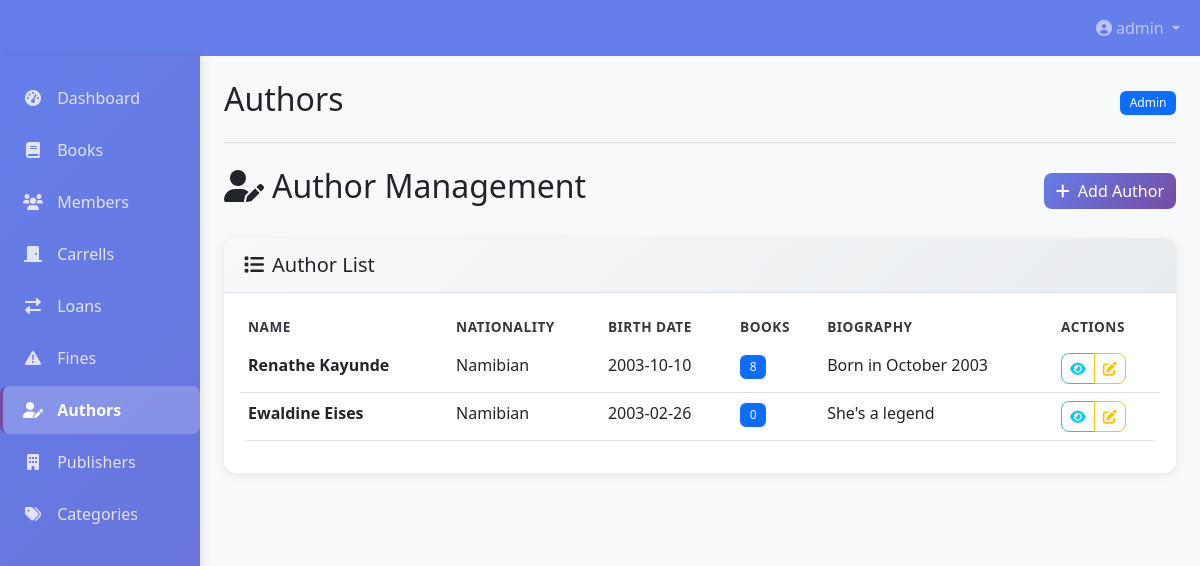
/authors (signed in), run on the app's committed database.
### app.py (models this page shows, shortened)
class User(db.Model, UserMixin):
    id = db.Column(db.Integer, primary_key=True)
    username = db.Column(db.String(50), unique=True, nullable=False)
    password_hash = db.Column(db.String(128), nullable=False)
    role = db.Column(db.String(20), nullable=False, default='member')  # member, librarian, admin
    created_at = db.Column(db.DateTime, default=datetime.utcnow)

class Author(db.Model):
    id = db.Column(db.Integer, primary_key=True)
    name = db.Column(db.String(200), nullable=False)
    biography = db.Column(db.Text)
    birth_date = db.Column(db.Date)
    nationality = db.Column(db.String(100))
    created_at = db.Column(db.DateTime, default=datetime.utcnow)
    books = db.relationship('Book', backref='author', lazy=True)

### app.py (the view)
@app.route('/authors')
@login_required
def authors():
    if current_user.role not in ['admin', 'librarian']:
        flash('Access denied', 'error')
        return redirect(url_for('dashboard'))
    authors = Author.query.all()
    form = AuthorForm()
    current_date = date.today().isoformat()  # Add this line
    return render_template('authors.html', title='Authors', authors=authors, form=form, current_date=current_date)

### app.py (called while the page is built)
@app.context_processor
def inject_now():
    return {'now': datetime.utcnow()}

@login_manager.user_loader
def load_user(user_id):
    return User.query.get(int(user_id))

### templates/authors.html (shortened to what this page needs)
{% extends "base.html" %}
{% block content %}
<div class="d-flex justify-content-between align-items-center mb-4">
    <h2><i class="fas fa-user-edit me-2"></i>Author Management</h2>
    {% if current_user.role in ['admin', 'librarian'] %}
    <button class="btn btn-primary" data-bs-toggle="modal" data-bs-target="#addAuthorModal">
        <i class="fas fa-plus me-2"></i>Add Author
    </button>
    {% endif %}
</div>
<div class="card">
    <div class="card-header">
        <h5 class="mb-0"><i class="fas fa-list me-2"></i>Author List</h5>
    </div>
    <div class="card-body">
        {% if authors %}
        <div class="table-responsive">
            <table class="table table-hover">
                <thead>
                    <tr>
                        <th>Name</th>
                        <th>Nationality</th>
                        <th>Birth Date</th>
                        <th>Books</th>
                        <th>Biography</th>
                        <th>Actions</th>
                    </tr>
                </thead>
                <tbody>
                    {% for author in authors %}
                    <tr>
                        <td>
                            <div class="fw-bold">{{ author.name }}</div>
                        </td>
                        <td>{{ author.nationality or 'N/A' }}</td>
                        <td>{{ author.birth_date.strftime('%Y-%m-%d') if author.birth_date else 'N/A' }}</td>
                        <td>
                            <span class="badge bg-primary">{{ author.books|length }}</span>
                        </td>
                        <td>
                            {% if author.biography %}
                            <span class="d-inline-block text-truncate" style="max-width: 200px;">
                                {{ author.biography }}
                            </span>
                            {% else %}
                            <span class="text-muted">No biography</span>
                            {% endif %}
                        </td>
                        <td>
                            <div class="btn-group">
                                <button class="btn btn-sm btn-outline-info view-author-btn"
                                        data-author-id="{{ author.id }}"
                                        data-author-name="{{ author.name }}"
                                        data-author-nationality="{{ author.nationality or 'N/A' }}"
                                        data-author-birth-date="{{ author.birth_date.strftime('%Y-%m-%d') if author.birth_date else 'N/A' }}"
                                        data-author-biography="{{ author.biography or 'No biography available' }}"
                                        data-author-books-count="{{ author.books|length }}"
                                        title="View Details">
                                    <i class="fas fa-eye"></i>
                                </button>
                                {% if current_user.role in ['admin', 'librarian'] %}
                                <button class="btn btn-sm btn-outline-warning edit-author-btn"
                                        data-author-id="{{ author.id }}"
                                        data-author-name="{{ author.name }}"
                                        data-author-nationality="{{ author.nationality or '' }}"
                                        data-author-birth-date="{{ author.birth_date.strftime('%Y-%m-%d') if author.birth_date else '' }}"
                                        data-author-biography="{{ author.biography or '' }}"
                                        title="Edit Author">
                                    <i class="fas fa-edit"></i>
                                </button>
                                {% endif %}
                            </div>
                        </td>
                    </tr>
                    {% endfor %}
                </tbody>
            </table>
        </div>
        {% endif %}
    </div>
</div>
{% endblock %}

### templates/base.html (shortened to what this page needs)
<!DOCTYPE html>
<html lang="en">
<head>
    <link href="https://cdn.jsdelivr.net/npm/bootstrap@5.3.0-alpha1/dist/css/bootstrap.min.css" rel="stylesheet">
    <link href="https://cdnjs.cloudflare.com/ajax/libs/font-awesome/6.0.0/css/all.min.css" rel="stylesheet">
    <link rel="stylesheet" href="{{ url_for('static', filename='style.css') }}">
</head>
<body class="{% block body_class %}{% endblock %}">
    <nav class="navbar navbar-expand-lg navbar-dark" style="background-color: var(--primary-color);">
    <div class="container-fluid">
        <a class="navbar-brand" href="{{ url_for('dashboard') }}">
            <i class="fas fa-book me-2"></i>Library System
        </a>
        <div class="collapse navbar-collapse" id="navbarNav">
            <ul class="navbar-nav ms-auto">
                {% if current_user.is_authenticated %}
                    <li class="nav-item dropdown">
                        <a class="nav-link dropdown-toggle" href="#" id="navbarDropdown" role="button" data-bs-toggle="dropdown">
                            <i class="fas fa-user-circle me-1"></i>{{ current_user.username }}
                        </a>
                    </li>
                {% endif %}
            </ul>
        </div>
    </div>
</nav>
    <div class="container-fluid">
        <div class="row">
            {% if current_user.is_authenticated %}
            <div class="col-md-3 col-lg-2 d-md-block sidebar collapse" style="height: 230rem;">
                <div class="position-sticky pt-3">
                    <ul class="nav flex-column">
                        <li class="nav-item">
                            <a class="nav-link {% if request.endpoint == 'dashboard' %}active{% endif %}" href="{{ url_for('dashboard') }}">
                                <i class="fas fa-tachometer-alt"></i> Dashboard
                            </a>
                        </li>
                        <li class="nav-item">
                            <a class="nav-link {% if request.endpoint == 'books' %}active{% endif %}" href="{{ url_for('books') }}">
                                <i class="fas fa-book"></i> Books
                            </a>
                        </li>
                        {% if current_user.role in ['admin', 'librarian'] %}
                        <li class="nav-item">
                            <a class="nav-link {% if request.endpoint == 'members' %}active{% endif %}" href="{{ url_for('members') }}">
                                <i class="fas fa-users"></i> Members
                            </a>
                        </li>
                        {% if current_user.role in ['admin', 'librarian'] %}
                        <li class="nav-item">
                            <a class="nav-link {% if request.endpoint == 'carrells' %}active{% endif %}" href="{{ url_for('carrells') }}">
                                <i class="fas fa-door-closed"></i> Carrells
                            </a>
                        </li>
                        {% endif %}
                        <li class="nav-item">
                            <a class="nav-link {% if request.endpoint == 'loans' %}active{% endif %}" href="{{ url_for('loans') }}">
                                <i class="fas fa-exchange-alt"></i> Loans
                            </a>
                        </li>
                        <li class="nav-item">
                            <a class="nav-link {% if request.endpoint == 'fines' %}active{% endif %}" href="{{ url_for('fines') }}">
                                <i class="fas fa-exclamation-triangle"></i> Fines
                            </a>
                        </li>
                        {% endif %}
                        {% if current_user.role in ['admin', 'librarian'] %}
                        <li class="nav-item">
                            <a class="nav-link {% if request.endpoint == 'authors' %}active{% endif %}" href="{{ url_for('authors') }}">
                                <i class="fas fa-user-edit"></i> Authors
                            </a>
                        </li>
                        <li class="nav-item">
                            <a class="nav-link {% if request.endpoint == 'publishers' %}active{% endif %}" href="{{ url_for('publishers') }}">
                                <i class="fas fa-building"></i> Publishers
                            </a>
                        </li>
                        <li class="nav-item">
                            <a class="nav-link {% if request.endpoint == 'categories' %}active{% endif %}" href="{{ url_for('categories') }}">
                                <i class="fas fa-tags"></i> Categories
                            </a>
                        </li>
                        {% endif %}
                    </ul>
                </div>
            </div>
            {% endif %}
            <main class="col-md-9 ms-sm-auto col-lg-10 px-md-4 py-4">
                <div class="d-flex justify-content-between flex-wrap flex-md-nowrap align-items-center pb-3 mb-4 border-bottom">
                    <h1 class="h2">{{ title }}</h1>
                    {% if current_user.is_authenticated %}
                    <div class="btn-toolbar mb-2 mb-md-0">
                        <span class="badge bg-primary">{{ current_user.role|title }}</span>
                    </div>
                    {% endif %}
                </div>
                {% block content %}{% endblock %}
            </main>
        </div>
    </div>
</body>
</html>

### static/style.css (style rules this page uses)
body { font-family: "Segoe UI", Tahoma, Geneva, Verdana, sans-serif; background-color: var(--light-color); }
.sidebar { background: linear-gradient(135deg, var(--primary-color) 0%, var(--secondary-color) 100%); box-shadow: 2px 0 10px rgba(0, 0, 0, 0.1); }
.sidebar .nav-link { transition: all 0.3s ease; border-radius: 8px; margin: 2px 0; }
.sidebar .nav-link.active { background-color: rgba(255, 255, 255, 0.2); font-weight: 600; }
.card { border-radius: 12px; transition: all 0.3s ease; border: none; box-shadow: 0 2px 10px rgba(0, 0, 0, 0.08); }
.card-header { background: linear-gradient(135deg, #f8f9fa 0%, #e9ecef 100%); border-bottom: 1px solid #dee2e6; border-radius: 12px 12px 0 0 !important; font-weight: 600; }
.btn { border-radius: 8px; font-weight: 500; transition: all 0.3s ease; }
.btn-primary { background: linear-gradient(135deg, var(--primary-color) 0%, var(--secondary-color) 100%); border: none; }
.table { border-radius: 8px; overflow: hidden; }
.table thead th { border: none; font-weight: 600; text-transform: uppercase; font-size: 0.85rem; letter-spacing: 0.5px; }
.table tbody tr { transition: all 0.2s ease; }
.badge { border-radius: 6px; font-weight: 500; padding: 0.5em 0.8em; }

### templates/base.html (style rules this page uses)
:root { --primary-color: #2c3e50; --secondary-color: #3498db; --accent-color: #e74c3c; --success-color: #27ae60; --warning-color: #f39c12; --light-color: #ecf0f1; --dark-color: #2c3e50; }
body { background-color: #f8f9fa; font-family: 'Segoe UI', Tahoma, Geneva, Verdana, sans-serif; }
.navbar-brand { font-weight: bold; color: var(--primary-color) !important; }
main { margin-left: 16.666667%; width: calc(100% - 16.666667%); }
.sidebar { background-color: var(--primary-color); color: white; min-height: calc(100vh - 56px); padding: 0; position: fixed; top: 56px; left: 0; width: 16.666667%; height: calc(100vh - 56px); overflow-y: auto; z-index: 1000; }
.sidebar .nav-link { color: rgba(255, 255, 255, 0.8); padding: 12px 20px; border-left: 3px solid transparent; }
.sidebar .nav-link:hover, .sidebar .nav-link.active { color: white; background-color: rgba(255, 255, 255, 0.1); border-left: 3px solid var(--secondary-color); }
.sidebar .nav-link i { margin-right: 10px; width: 20px; text-align: center; }
.card { border: none; border-radius: 10px; box-shadow: 0 4px 6px rgba(0, 0, 0, 0.1); transition: transform 0.2s; margin-bottom: 20px; }
.card-header { background-color: white; border-bottom: 1px solid #eaeaea; font-weight: 600; padding: 15px 20px; }
.btn-primary { background-color: var(--secondary-color); border-color: var(--secondary-color); }
.table th { border-top: none; font-weight: 600; color: var(--dark-color); }
.badge { font-size: 0.75rem; padding: 5px 10px; border-radius: 12px; }

### data on the page
User: username "admin", role "Admin"
Author: name "Renathe Kayunde", nationality "Namibian", birth_date "2003-10-10", books|length "8", biography "Born in October 2003"
Author: name "Ewaldine Eises", nationality "Namibian", birth_date "2003-02-26", books|length "0", biography "She's a legend"

### other printed values
{{ title }} "Authors"
